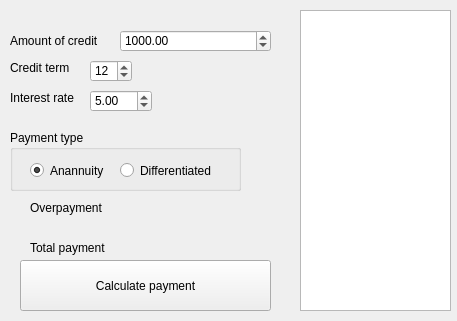
<?xml version="1.0" encoding="UTF-8"?>
<ui version="4.0">
 <class>Credit</class>
 <widget class="Credit" name="Credit">
  <property name="geometry">
   <rect>
    <x>0</x>
    <y>0</y>
    <width>457</width>
    <height>321</height>
   </rect>
  </property>
  <property name="windowTitle">
   <string>Кредитный калькулятор</string>
  </property>
  <widget class="QLabel" name="label">
   <property name="geometry">
    <rect>
     <x>10</x>
     <y>30</y>
     <width>101</width>
     <height>21</height>
    </rect>
   </property>
   <property name="text">
    <string>Amount of credit</string>
   </property>
  </widget>
  <widget class="QLabel" name="label_2">
   <property name="geometry">
    <rect>
     <x>10</x>
     <y>60</y>
     <width>71</width>
     <height>16</height>
    </rect>
   </property>
   <property name="text">
    <string>Credit term</string>
   </property>
  </widget>
  <widget class="QLabel" name="label_3">
   <property name="geometry">
    <rect>
     <x>10</x>
     <y>90</y>
     <width>91</width>
     <height>16</height>
    </rect>
   </property>
   <property name="text">
    <string>Interest rate</string>
   </property>
  </widget>
  <widget class="QSpinBox" name="spinBox_term">
   <property name="geometry">
    <rect>
     <x>90</x>
     <y>60</y>
     <width>42</width>
     <height>22</height>
    </rect>
   </property>
   <property name="minimum">
    <number>1</number>
   </property>
   <property name="maximum">
    <number>240</number>
   </property>
   <property name="value">
    <number>12</number>
   </property>
  </widget>
  <widget class="QDoubleSpinBox" name="doubleSpinBox_ammount">
   <property name="geometry">
    <rect>
     <x>120</x>
     <y>30</y>
     <width>151</width>
     <height>22</height>
    </rect>
   </property>
   <property name="minimum">
    <double>0.010000000000000</double>
   </property>
   <property name="maximum">
    <double>100000000.000000000000000</double>
   </property>
   <property name="value">
    <double>1000.000000000000000</double>
   </property>
  </widget>
  <widget class="QDoubleSpinBox" name="doubleSpinBox_proc">
   <property name="geometry">
    <rect>
     <x>90</x>
     <y>90</y>
     <width>62</width>
     <height>22</height>
    </rect>
   </property>
   <property name="minimum">
    <double>0.010000000000000</double>
   </property>
   <property name="maximum">
    <double>100.000000000000000</double>
   </property>
   <property name="value">
    <double>5.000000000000000</double>
   </property>
  </widget>
  <widget class="QGroupBox" name="groupBox">
   <property name="geometry">
    <rect>
     <x>10</x>
     <y>130</y>
     <width>231</width>
     <height>61</height>
    </rect>
   </property>
   <property name="title">
    <string>Payment type</string>
   </property>
   <property name="flat">
    <bool>false</bool>
   </property>
   <property name="checkable">
    <bool>false</bool>
   </property>
   <widget class="QRadioButton" name="radioButton_1">
    <property name="geometry">
     <rect>
      <x>20</x>
      <y>30</y>
      <width>111</width>
      <height>21</height>
     </rect>
    </property>
    <property name="text">
     <string>Anannuity</string>
    </property>
    <property name="checked">
     <bool>true</bool>
    </property>
   </widget>
   <widget class="QRadioButton" name="radioButton_2">
    <property name="geometry">
     <rect>
      <x>110</x>
      <y>30</y>
      <width>131</width>
      <height>21</height>
     </rect>
    </property>
    <property name="text">
     <string>Differentiated</string>
    </property>
   </widget>
  </widget>
  <widget class="QPushButton" name="pushButton_calc_credit">
   <property name="geometry">
    <rect>
     <x>20</x>
     <y>260</y>
     <width>251</width>
     <height>51</height>
    </rect>
   </property>
   <property name="text">
    <string>Calculate payment</string>
   </property>
  </widget>
  <widget class="QLabel" name="label_4">
   <property name="geometry">
    <rect>
     <x>30</x>
     <y>200</y>
     <width>91</width>
     <height>16</height>
    </rect>
   </property>
   <property name="text">
    <string>Overpayment</string>
   </property>
  </widget>
  <widget class="QLabel" name="label_5">
   <property name="geometry">
    <rect>
     <x>30</x>
     <y>240</y>
     <width>91</width>
     <height>16</height>
    </rect>
   </property>
   <property name="text">
    <string>Total payment</string>
   </property>
  </widget>
  <widget class="QLabel" name="label_overpay">
   <property name="geometry">
    <rect>
     <x>160</x>
     <y>200</y>
     <width>58</width>
     <height>16</height>
    </rect>
   </property>
   <property name="text">
    <string/>
   </property>
  </widget>
  <widget class="QLabel" name="label_total">
   <property name="geometry">
    <rect>
     <x>160</x>
     <y>240</y>
     <width>58</width>
     <height>16</height>
    </rect>
   </property>
   <property name="text">
    <string/>
   </property>
  </widget>
  <widget class="QTableWidget" name="tableWidget">
   <property name="geometry">
    <rect>
     <x>300</x>
     <y>10</y>
     <width>151</width>
     <height>301</height>
    </rect>
   </property>
  </widget>
 </widget>
 <customwidgets>
  <customwidget>
   <class>Credit</class>
   <extends>QWidget</extends>
   <header>credit.h</header>
   <container>1</container>
  </customwidget>
 </customwidgets>
 <resources/>
 <connections/>
</ui>
